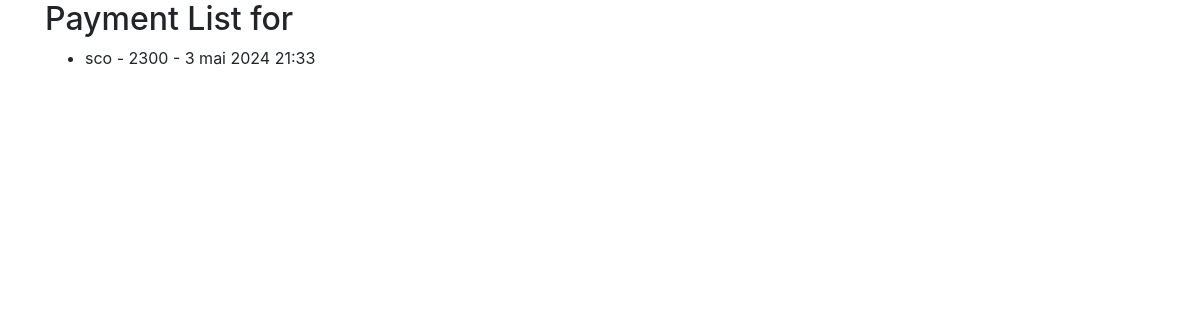
/homepage/students/1/payments/, run on an earlier commit of the app's database.
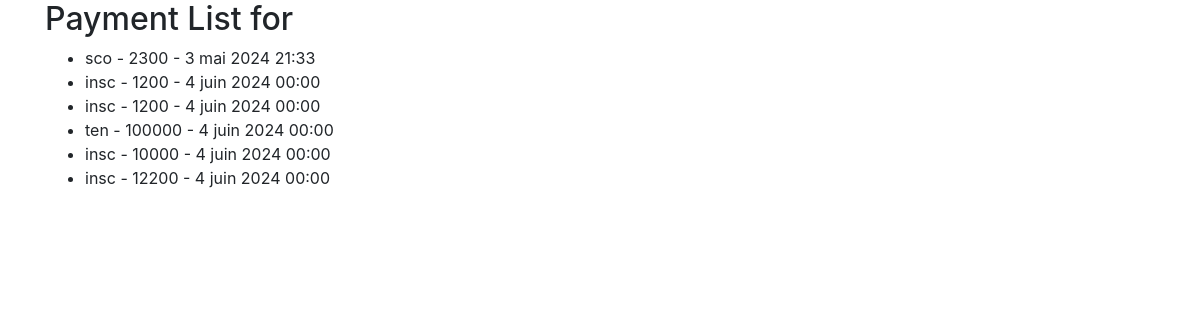
And on a later commit of the database.
### scuelo/models.py (models this page shows)
class Paiement(models.Model):
    causal = models.CharField(max_length=34, choices=CAUSUAL)
    montant = models.PositiveBigIntegerField()
    date_paiement = models.DateTimeField()
    note_paiement = models.CharField(max_length=200, blank=True)
    eleve_payment = models.ForeignKey(Eleve, on_delete=models.CASCADE,  default=1 )
    class Meta:
        verbose_name = 'Paiement'
        verbose_name_plural = 'Paiements'

### scuelo/views.py (the view)
# urls.py: path('students/<int:pk>/payments/', PaymentListView.as_view(), name='payment_list'),
class PaymentListView(ListView):
    model = Paiement
    template_name = 'scuelo/payment_list.html'
    context_object_name = 'payments'
    def get_queryset(self):
        student_id = self.kwargs.get('pk')
        return Paiement.objects.filter(eleve_payment_id=student_id)

### scuelo/templates/scuelo/paiement_list.html (shortened to what this page needs)
{% extends 'layout.html' %}
{% block content %}
<div class="container">
  <h2>Payment List for {{ student.nom }} {{ student.prenom }}</h2>
  <ul>
    {% for payment in payments %}
    <li>{{ payment.causal }} - {{ payment.montant }} - {{ payment.date_paiement }}</li>
    {% endfor %}
  </ul>
</div>
{% endblock %}

### templates/layout.html (shortened to what this page needs)
<!DOCTYPE html>
{%  load static  %}
<html lang="en">
<head>
<link href="https://stackpath.bootstrapcdn.com/bootstrap/4.5.2/css/bootstrap.min.css" rel="stylesheet">
    <link rel="stylesheet" href=" {% static 'css/style.css' %}">
        {% load bootstrap5 %}
</head>
<body>
     {% block content %}
     {% endblock content %}
</body>
</html>

What changed in the data, as far as the page shows it:
added Paiement: causal "insc", montant "1200", date_paiement "4 juin 2024 00:00"
added Paiement: causal "insc", montant "1200", date_paiement "4 juin 2024 00:00"
added Paiement: causal "ten", montant "100000", date_paiement "4 juin 2024 00:00"
added Paiement: causal "insc", montant "10000", date_paiement "4 juin 2024 00:00"
added Paiement: causal "insc", montant "12200", date_paiement "4 juin 2024 00:00"
